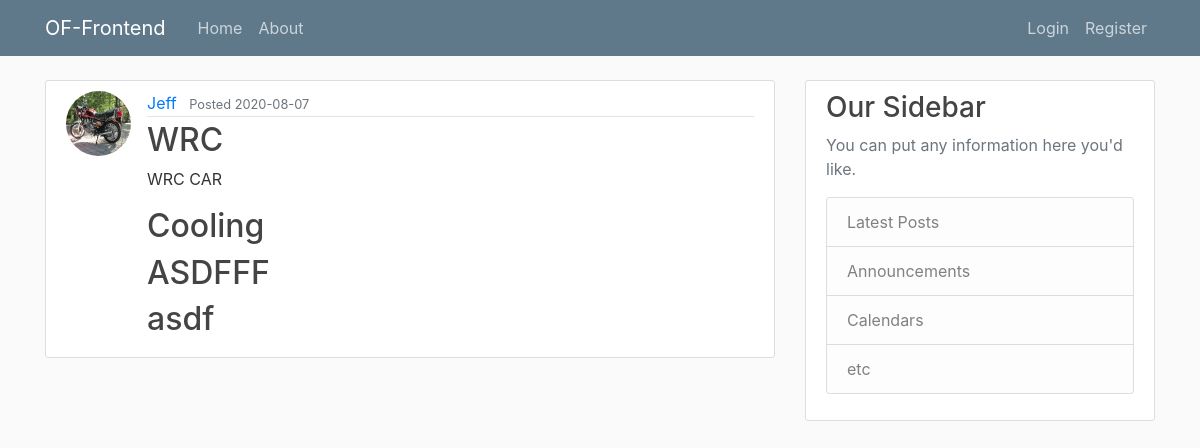
The app's page /programs/1 with its own data.
### flask_website/models.py (models this page shows, shortened)
class User(db.Model,UserMixin):
    __tablename__ = 'user'
    id = db.Column(db.Integer, primary_key=True)
    username = db.Column(db.String(20),unique=True, nullable=False)
    email = db.Column(db.String(120),unique=True, nullable=False)
    image_file = db.Column(db.String(20), default='default.jpg')
    password = db.Column(db.String(60), nullable=False)
    create_program= db.relationship('Program', backref='creator', lazy=True)

class Program(db.Model):
    __tablename__ = 'program'
    id = db.Column(db.Integer, primary_key=True)
    name = db.Column(db.String(20),unique=True, nullable=False)
    description = db.Column(db.Text,unique=False, nullable=False)
    created_date = db.Column(db.DateTime,nullable=False, default = datetime.utcnow)
    created_by = db.Column(db.Integer,db.ForeignKey('user.id'), nullable = False)
    project = db.relationship("Project", back_populates = "program") # forward

class Project(db.Model):
    __tablename__ = 'project'
    id = db.Column(db.Integer, primary_key=True)
    name = db.Column(db.String(20),unique=True, nullable=False)
    description = db.Column(db.Text,unique=False, nullable=False)
    created_date = db.Column(db.DateTime,nullable=False, default = datetime.utcnow) #auto
    created_by = db.Column(db.Integer,db.ForeignKey('user.id'), nullable = False)
    program_id = db.Column(db.Integer,db.ForeignKey('program.id'), nullable = False)
    program = db.relationship("Program", back_populates = "project")

### flask_website/routes.py (the view)
@app.route("/programs/<int:program_id>")
def program(program_id):
    program = Program.query.get_or_404(program_id)
    projects =program.project
    return render_template('program.html', title = program.name, program = program, projects = projects)

### flask_website/templates/program.html
{% extends "layout.html" %}
{% block content %}
        <article class="media content-section">
          <img class = "rounded-circle article-img", src="{{ url_for('static',filename = 'profile_pics/' + program.creator.image_file) }}">
          <div class="media-body">
            <div class="article-metadata">
              <a class="mr-2" href="#">{{ program.creator.username }}</a>
              <small class="text-muted"> Posted {{ program.created_date.strftime('%Y-%m-%d') }}</small>
            </div>
            <h2 class="article-title">{{ program.name }}</h2>
            <p class="article-content">{{ program.description }}</p>
            {% for project in projects %}
              <div class="media-body">
                <h2><a class="article-title" href="{{ url_for('project', program_id = program.id, project_id = project.id) }}">{{ project.name }}</a></h2>
              </div>
            {% endfor %}
          </div>
        </article>
{% endblock content %}

### flask_website/static/main.css (style rules this page uses)
body { background: #fafafa; color: #333333; margin-top: 5rem; }
h1, h2, h3, h4, h5, h6 { color: #444444; }
.content-section { background: #ffffff; padding: 10px 20px; border: 1px solid #dddddd; border-radius: 3px; margin-bottom: 20px; }
.article-title { color: #444444; }
.article-content { white-space: pre-line; }
.article-img { height: 65px; width: 65px; margin-right: 16px; }
.article-metadata { padding-bottom: 1px; margin-bottom: 4px; border-bottom: 1px solid #e3e3e3 }

### records on screen
User: image_file (placeholder picture), creator.username "Jeff"
Program: created_date "2020-08-07", name "WRC", description "WRC CAR"
Project: name "Cooling"
Project: name "ASDFFF"
Project: name "asdf"
